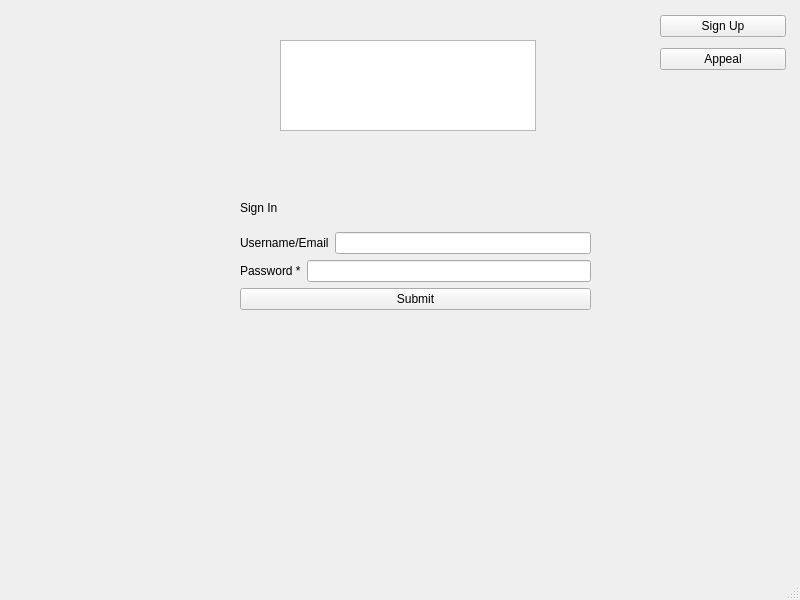
<?xml version="1.0" encoding="UTF-8"?>
<ui version="4.0">
 <class>MainWindow</class>
 <widget class="QMainWindow" name="MainWindow">
  <property name="geometry">
   <rect>
    <x>0</x>
    <y>0</y>
    <width>800</width>
    <height>600</height>
   </rect>
  </property>
  <property name="windowTitle">
   <string>MainWindow</string>
  </property>
  <widget class="QWidget" name="centralwidget">
   <widget class="QGraphicsView" name="Logo">
    <property name="geometry">
     <rect>
      <x>280</x>
      <y>40</y>
      <width>256</width>
      <height>91</height>
     </rect>
    </property>
   </widget>
   <widget class="QWidget" name="layoutWidget">
    <property name="geometry">
     <rect>
      <x>660</x>
      <y>10</y>
      <width>126</width>
      <height>66</height>
     </rect>
    </property>
    <layout class="QVBoxLayout" name="verticalLayout_2">
     <item>
      <widget class="QPushButton" name="signup_button">
       <property name="text">
        <string>Sign Up</string>
       </property>
      </widget>
     </item>
     <item>
      <widget class="QPushButton" name="signin_button">
       <property name="text">
        <string>Appeal</string>
       </property>
      </widget>
     </item>
    </layout>
   </widget>
   <widget class="QWidget" name="">
    <property name="geometry">
     <rect>
      <x>240</x>
      <y>190</y>
      <width>351</width>
      <height>120</height>
     </rect>
    </property>
    <layout class="QVBoxLayout" name="verticalLayout_3">
     <item>
      <widget class="QLabel" name="label">
       <property name="text">
        <string>Sign In </string>
       </property>
      </widget>
     </item>
     <item>
      <layout class="QHBoxLayout" name="horizontalLayout_3">
       <item>
        <widget class="QLabel" name="label_3">
         <property name="text">
          <string>Username/Email</string>
         </property>
        </widget>
       </item>
       <item>
        <widget class="QLineEdit" name="username_field"/>
       </item>
      </layout>
     </item>
     <item>
      <layout class="QHBoxLayout" name="horizontalLayout_6">
       <item>
        <widget class="QLabel" name="password_field">
         <property name="text">
          <string>Password *</string>
         </property>
        </widget>
       </item>
       <item>
        <widget class="QLineEdit" name="username_field_2"/>
       </item>
      </layout>
     </item>
     <item>
      <widget class="QPushButton" name="pushButton">
       <property name="text">
        <string>Submit</string>
       </property>
      </widget>
     </item>
    </layout>
   </widget>
  </widget>
  <widget class="QMenuBar" name="menubar">
   <property name="geometry">
    <rect>
     <x>0</x>
     <y>0</y>
     <width>800</width>
     <height>22</height>
    </rect>
   </property>
  </widget>
  <widget class="QStatusBar" name="statusbar"/>
 </widget>
 <resources/>
 <connections/>
</ui>
